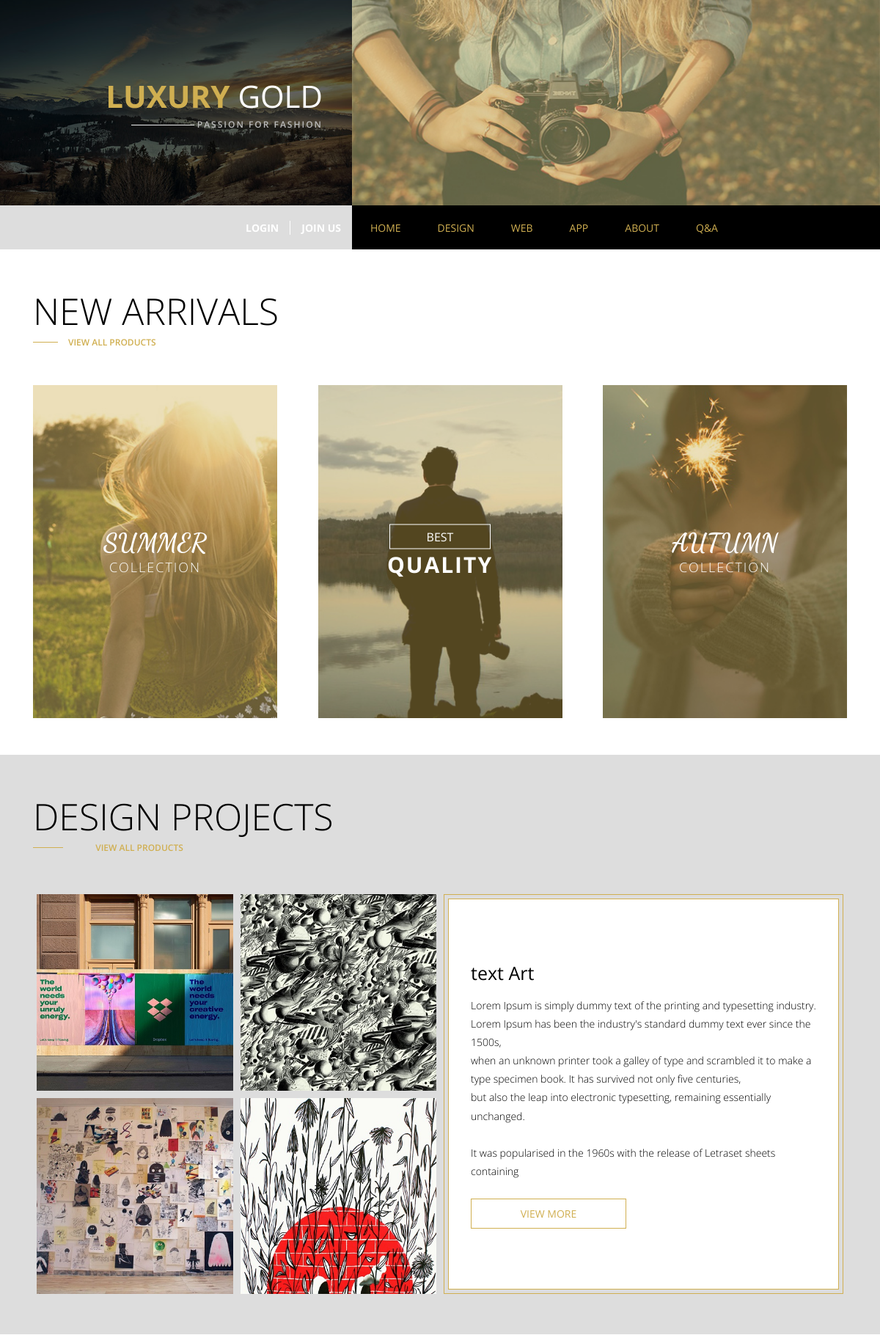
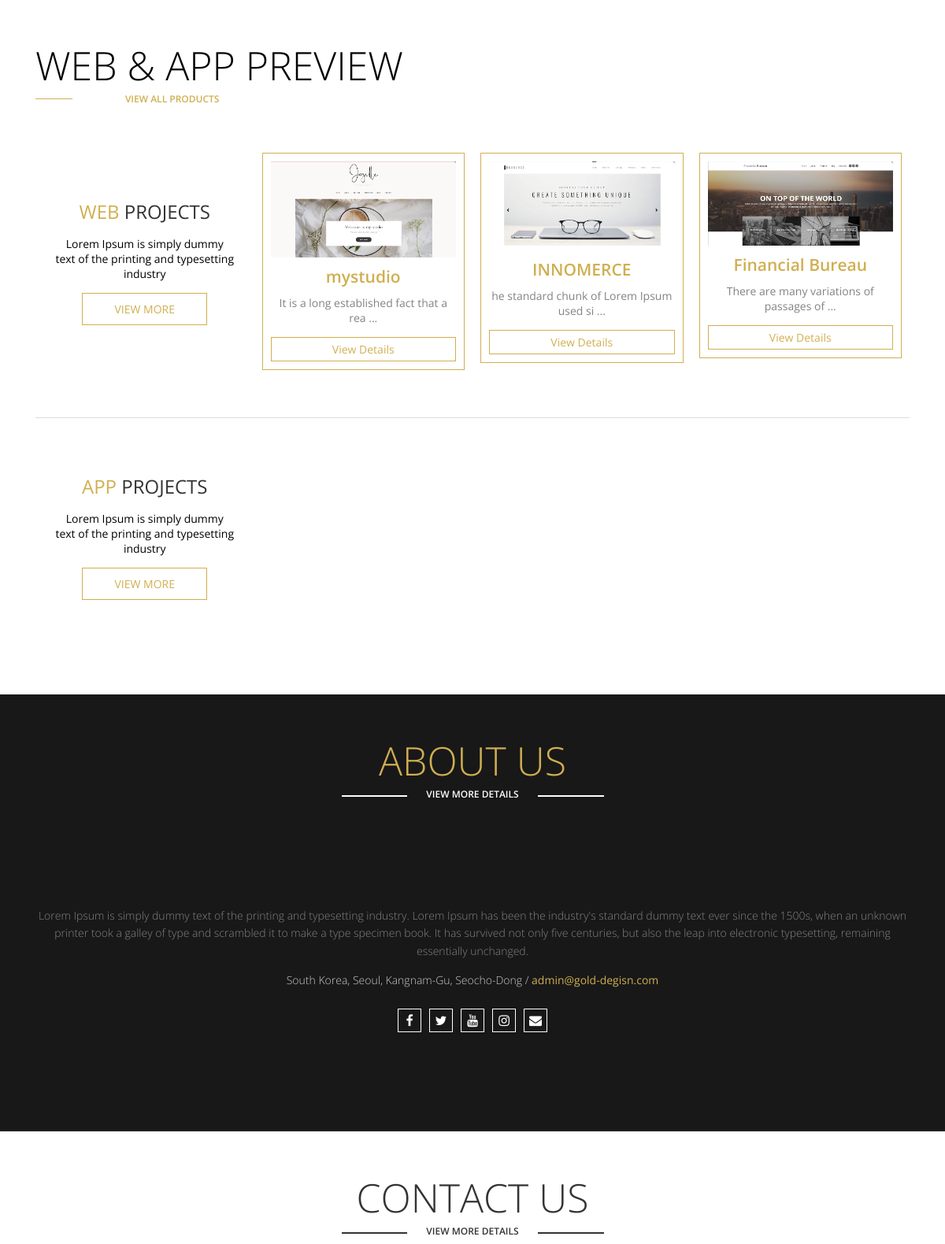
The page / (upper part) on the database its author committed (2 pictures, top to bottom).
### tables this page shows
CREATE TABLE `gold_de` (
  `GOLD_DE_num` int(11) NOT NULL COMMENT '고유번호',
  `GOLD_DE_tit` varchar(20) NOT NULL COMMENT '제목',
  `GOLD_DE_ser` varchar(20) NOT NULL COMMENT '일련번호',
  `GOLD_DE_des` text NOT NULL COMMENT '설명',
  `GOLD_DE_img1` varchar(30) NOT NULL COMMENT '사진1',
  `GOLD_DE_img2` varchar(30) NOT NULL COMMENT '사진2',
  `GOLD_DE_thumb` varchar(30) NOT NULL COMMENT '썸네일이미지',
  `GOLD_DE_cli` varchar(50) DEFAULT NULL COMMENT '납품처',
  `GOLD_DE_reg` varchar(15) NOT NULL COMMENT '등록일'
);

CREATE TABLE `gold_web` (
  `GOLD_WEB_num` int(11) NOT NULL COMMENT '고유번호',
  `GOLD_WEB_tit` varchar(20) NOT NULL COMMENT '제목',
  `GOLD_WEB_ser` varchar(20) NOT NULL COMMENT '시리얼넘버',
  `GOLD_WEB_des` text NOT NULL COMMENT '설명',
  `GOLD_WEB_img` varchar(30) NOT NULL COMMENT '사진',
  `GOLD_WEB_mimg` varchar(50) NOT NULL COMMENT '모바일사진',
  `GOLD_WEB_thumb` varchar(30) NOT NULL COMMENT '썸네일 사진',
  `GOLD_WEB_cli` varchar(30) NOT NULL COMMENT '납품처',
  `GOLD_WEB_reg` varchar(15) DEFAULT NULL COMMENT '등록일',
  `GOLD_WEB_dom` varchar(50) DEFAULT NULL COMMENT '도메인주소'
);

### index.php (the view, shortened to what this page needs)
<!DOCTYPE html>
<html lang="en">
  <head>
    <link
      rel="stylesheet"
      href="https://cdnjs.cloudflare.com/ajax/libs/font-awesome/4.7.0/css/font-awesome.min.css"
    />
    <link rel="stylesheet" href="css/style.css" />
    <link rel="stylesheet" href="css/animation.css" />
    <link rel="stylesheet" href="css/media.css" />
  </head>
  <body>
    <div class="wrap">
      <?php include $_SERVER["DOCUMENT_ROOT"]."/Goldd/include/header.php" ?>
      <section class="contents arrivals">
        <div class="center clear">
          <div class="title">
            <h2>NEW ARRIVALS</h2>
            <div class="linkBox">
              <span class="line"></span>
              <a href="#">view all products</a>
            </div>
          </div>
          <?php
            include  $_SERVER['DOCUMENT_ROOT']."/Goldd/php_process/connect/db_connect.php";
          ?>
          <div class="arrivalBox">
            <div class="arrivalCon">
              <img src="img/new-arrival-1.jpg" alt="" />
              <span class="overlay"></span>
              <div class="arrivalTxt">
                <h2>SUMMER</h2>
                <em>COLLECTION</em>
              </div>
            </div>
            <div class="arrivalCon">
              <img src="img/new-arrival-2.jpg" alt="" />
              <span class="overlay"></span>
              <div class="best">
                <a href="#">BEST</a>
                <p>QUALITY</p>
              </div>
            </div>
            <div class="arrivalCon">
              <img src="img/new-arrival-3.jpg" alt="" />
              <span class="overlay"></span>
              <div class="arrivalTxt">
                <h2>AUTUMN</h2>
                <em>COLLECTION</em>
              </div>
            </div>
          </div>
        </div>
      </section>
      <section class="contents product">
        <div class="center clear">
          <div class="title">
            <h2>DESIGN PROJECTS</h2>
            <div class="linkBox">
              <span class="line"></span>
              <a href="#">view all products</a>
            </div>
          </div>
          <div class="productBox clear">
            <div class="boxLeft">
              <?php
                $sql="select *from gold_de order by GOLD_DE_num desc limit 4";
                $result_design=mysqli_query($dbConn, $sql);
                while($row_result=mysqli_fetch_array($result_design)){
                  $design_thumb=$row_result['GOLD_DE_thumb'];
              ?>
              <div class="productImg">
                <img src="/Goldd/data/design_page/thumb/<?=$design_thumb?>" alt="" />
              </div>
              <?php
                }
              ?>
            </div>
            <div class="boxRight">
              <?php
                $sql="select *from gold_de order by GOLD_DE_num desc limit 4";
                $result_design=mysqli_query($dbConn, $sql);
                while($row_result=mysqli_fetch_array($result_design)){
                  $design_num=$row_result['GOLD_DE_num'];
                  $design_tit=$row_result['GOLD_DE_tit'];
                  $design_des=$row_result['GOLD_DE_des'];
              ?>
              <div class="productTxt">
                <div>
                  <h2><?=$design_tit?></h2>
                  <p><?=$design_des?></p>
                  <a href="/Goldd/pages/design/design_detail.php?num=<?=$design_num?>">view more</a>
                </div>
              </div>
                <?php
                  }
                ?>
            </div>
          </div>
        </div>
      </section>
      <section class="contents ours">
        <div class="center clear">
          <div class="title">
            <h2>WEB & APP PREVIEW</h2>
            <div class="linkBox">
              <span class="line"></span>
              <a href="#">view all products</a>
            </div>
          </div>
          <div class="fashionBox men">
            <div class="fashionTxt ">
              <h2><em>WEB</em> PROJECTS</h2>
              <p>
                Lorem Ipsum is simply dummy
                <br />
                text of the printing and typesetting industry
              </p>
              <a href="/Goldd/pages/web/web.php">VIEW MORE</a>
            </div>
            <?php
              include $_SERVER['DOCUMENT_ROOT'].'/Goldd/php_process/connect/db_connect.php';
              $sql="select * from gold_web order by GOLD_WEB_num desc limit 3";
              $web_result = mysqli_query($dbConn, $sql);
              while($web_row=mysqli_fetch_array($web_result)){
                $web_num = $web_row['GOLD_WEB_num'];
                $web_thumb = $web_row['GOLD_WEB_thumb'];
                $web_tit = $web_row['GOLD_WEB_tit'];
                $web_des = $web_row['GOLD_WEB_des'];
            ?>
            <div class="fashionImg">
              <div>
                <img src="/Goldd/data/web_page/thumb/<?=$web_thumb?>" alt="" />
                <h2><?=$web_tit?></h2>
                <em class="cutTxt"><?=$web_des?></em>
                <a href="/Goldd/pages/web/web_detail.php?num=<?=$web_num?>">View Details</a>
              </div>
            </div>
            <?php
              }
            ?>
          </div>
          <div class="fashionBox women">
            <div class="fashionTxt">
              <h2><em>APP</em> PROJECTS</h2>
              <p>
                Lorem Ipsum is simply dummy
                <br />
                text of the printing and typesetting industry
              </p>
              <a href="/Goldd/pages/app/app.php">VIEW MORE</a>
            </div>
          </div>
        </div>
      </section>
      <?php include $_SERVER["DOCUMENT_ROOT"]. "/Goldd/include/about.php" ?>
      <section class="contents contact hasTitle" >
        <div class="center">
          <div class="title">
            <h2>CONTACT US</h2>
            <div class="subTit">
              <a href="#" class="subLink">View More Details</a>
            </div>
          </div>
        </div>
      </section>
    </div>
  </body>
</html>

### css/media.css (style rules this page uses)
@media screen and (max-width:1200px) { .center { padding: 0 15px; } }
@media screen and (max-width:1200px) { .product .boxRight .productTxt>div>h2 { font-size: 25px; } }
@media screen and (max-width:1200px) { .product .boxRight .productTxt>div>p { font-size: 14px; } }
@media screen and (max-width:1200px) { .product .boxRight .productTxt>div>a { width: 45%; } }
@media screen and (max-width:1200px) { .about .subTit a.subLink, .contact .subTit a.subLink { width: 15%; } }

### rows shown on the page
gold_de: GOLD_DE_thumb (picture), GOLD_DE_tit "text Art", GOLD_DE_des "Lorem Ipsum is simply dummy text of the printing and typesetting industry. Lorem Ipsum has been the industry's standard dummy text ever since the 1500s, when an unknown printer took a galley of type and scrambled it to make a type specimen book. It has survived not only five centuries, but also the leap into electronic typesetting, remaining essentially unchanged. It was popularised in the 1960s with the release of Letraset sheets containing"
gold_de: GOLD_DE_thumb (picture)
gold_de: GOLD_DE_thumb (picture)
gold_de: GOLD_DE_thumb (picture)
gold_web: GOLD_WEB_thumb (picture), GOLD_WEB_tit "mystudio"
gold_web: GOLD_WEB_thumb (picture), GOLD_WEB_tit "INNOMERCE"
gold_web: GOLD_WEB_thumb (picture), GOLD_WEB_tit "Financial Bureau"
